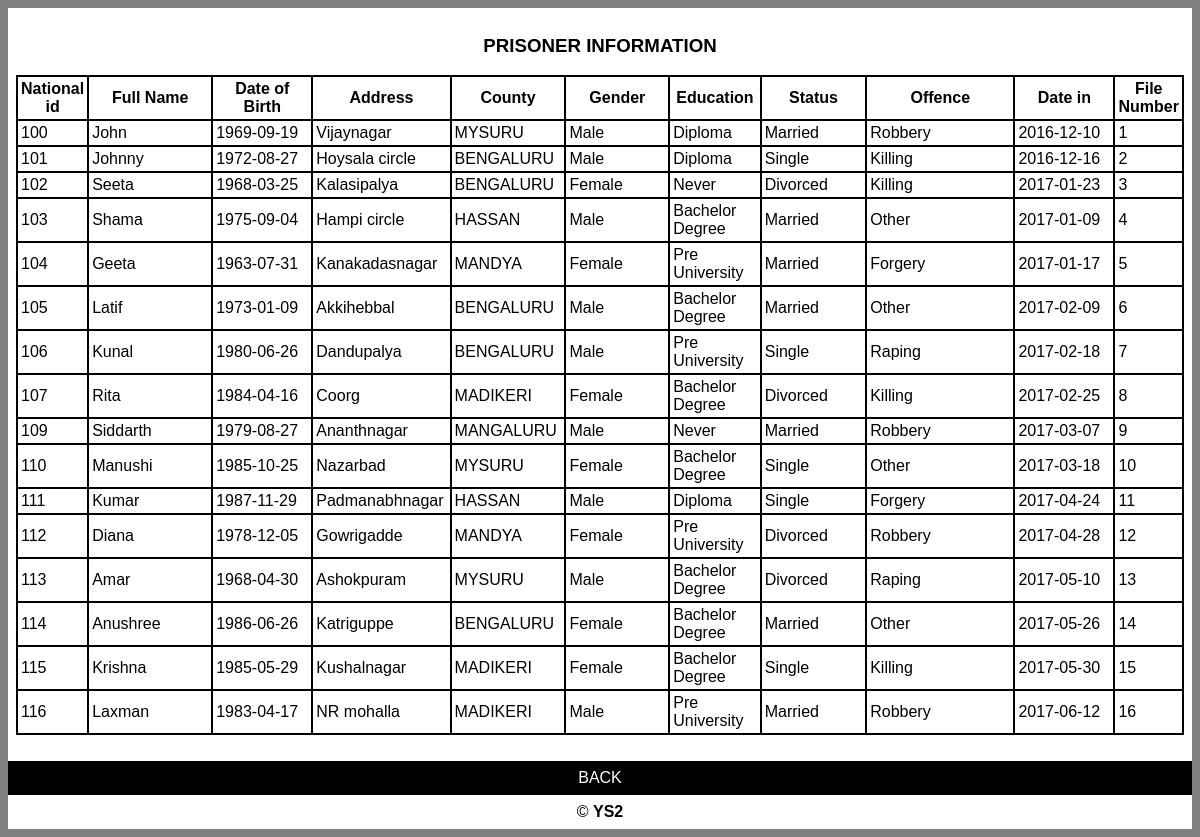
The page /bkp.php on the database its author committed.
### tables this page shows
CREATE TABLE `registration_bkp` (
  `id` int(10) NOT NULL DEFAULT '0',
  `Full_Name` varchar(23) NOT NULL,
  `DOB` date NOT NULL,
  `Address` varchar(20) NOT NULL,
  `County` varchar(20) NOT NULL,
  `Gender` varchar(20) NOT NULL,
  `Education` varchar(20) NOT NULL,
  `Marital` varchar(20) NOT NULL,
  `Offence` varchar(90) NOT NULL,
  `Date_in` date NOT NULL,
  `File_num` varchar(12) NOT NULL
);

### bkp.php (the view, shortened to what this page needs)
<html>
<head>
   <link rel="stylesheet" media="screen" href="login.css" >
</head>
<body>
	<table align='center' border='0' bgcolor='BLACK' width='100%' height='100%' cellpadding='8' cellspacing='0' height='200'>
          <tr>
            <td bgcolor='WHITE' valign='top'>
<?php
$db_name="prison";
$tbl_name="registration_bkp";
$conn=mysqli_connect("localhost", "root","") or die(mysqli_error());
mysqli_select_db($conn,"$db_name")or die("cannot connect");
$sel= mysqli_query($conn,"select * from $tbl_name");
echo"<table align='center' width='100%' border='0' cellpadding='3' cellspacing='2' bgcolor='black'>
<caption><h3>PRISONER INFORMATION</h3></caption>
<tr bgcolor='white'>
<th width='3%'>National id</th>
<th width='12%'>Full Name</th>
<th width='10%'>Date of Birth</th>
<th width='12%'>Address</th>
<th width='10%'>County</th>
<th width='10%'>Gender</th>
<th width='3%'>Education</th>
<th width='10%'>Status</th>
<th width='15%'>Offence</th>
<th width='13%'>Date in</th>
<th width='10%'>File Number</th>
</tr>";
   while($row=mysqli_fetch_array ($sel))
{
echo "<tr bgcolor='white'>";
echo  "<td width='3%'>".$row ['id']."</td>";
echo  "<td width='7%'>".$row ['Full_Name']."</td>";
echo  "<td width='10%'>".$row ['DOB']."</td>";
echo  "<td width='10%'>".$row ['Address']. "</td>";
echo  "<td width='10%'>".$row ['County']."</td>";
echo  "<td width='3%'>" .$row ['Gender']."</td>";
echo  "<td width='8%'>".$row ['Education']."</td>";
echo  "<td width='8'>".$row ['Marital']."</td>";
echo  "<td width='8%'>".$row ['Offence']. "</td>";
echo  "<td width='10%'>".$row ['Date_in']."</td>";
echo  "<td width='6%'>".$row ['File_num']."</td>";
echo "</tr>";
}
echo"</table>";
?>
<br/>
			</td>
          </tr>
          <tr>
			<td align="center" height='4%' bgcolor='black'><a href="adminpanel.php" target="_parent" >BACK <b>  </b></a>
          </tr>
           <tr>
            <td colspan='3' align='center' bgcolor='white' height='1'>
					&copy; <strong>
                YS2</strong></td>
          </tr>
	</table>
</body>
</head>
</html>

### login.css (style rules this page uses)
body { font: 14px/21px "Lucida Sans", "Lucida Grande", "Lucida Sans Unicode", sans-serif;background:gray; }
a { color:#fff; text-decoration:none; }

### rows shown on the page
registration_bkp: id "100", Full_Name "John", DOB "1969-09-19", Address "Vijaynagar", County "MYSURU", Gender "Male", Education "Diploma", Marital "Married", Offence "Robbery", Date_in "2016-12-10", File_num "1"
registration_bkp: id "101", Full_Name "Johnny", DOB "1972-08-27", Address "Hoysala circle", County "BENGALURU", Gender "Male", Education "Diploma", Marital "Single", Offence "Killing", Date_in "2016-12-16", File_num "2"
registration_bkp: id "102", Full_Name "Seeta", DOB "1968-03-25", Address "Kalasipalya", County "BENGALURU", Gender "Female", Education "Never", Marital "Divorced", Offence "Killing", Date_in "2017-01-23", File_num "3"
registration_bkp: id "103", Full_Name "Shama", DOB "1975-09-04", Address "Hampi circle", County "HASSAN", Gender "Male", Education "Bachelor Degree", Marital "Married", Offence "Other", Date_in "2017-01-09", File_num "4"
registration_bkp: id "104", Full_Name "Geeta", DOB "1963-07-31", Address "Kanakadasnagar", County "MANDYA", Gender "Female", Education "Pre University", Marital "Married", Offence "Forgery", Date_in "2017-01-17", File_num "5"
registration_bkp: id "105", Full_Name "Latif", DOB "1973-01-09", Address "Akkihebbal", County "BENGALURU", Gender "Male", Education "Bachelor Degree", Marital "Married", Offence "Other", Date_in "2017-02-09", File_num "6"
registration_bkp: id "106", Full_Name "Kunal", DOB "1980-06-26", Address "Dandupalya", County "BENGALURU", Gender "Male", Education "Pre University", Marital "Single", Offence "Raping", Date_in "2017-02-18", File_num "7"
registration_bkp: id "107", Full_Name "Rita", DOB "1984-04-16", Address "Coorg", County "MADIKERI", Gender "Female", Education "Bachelor Degree", Marital "Divorced", Offence "Killing", Date_in "2017-02-25", File_num "8"
registration_bkp: id "109", Full_Name "Siddarth", DOB "1979-08-27", Address "Ananthnagar", County "MANGALURU", Gender "Male", Education "Never", Marital "Married", Offence "Robbery", Date_in "2017-03-07", File_num "9"
registration_bkp: id "110", Full_Name "Manushi", DOB "1985-10-25", Address "Nazarbad", County "MYSURU", Gender "Female", Education "Bachelor Degree", Marital "Single", Offence "Other", Date_in "2017-03-18", File_num "10"
registration_bkp: id "111", Full_Name "Kumar", DOB "1987-11-29", Address "Padmanabhnagar", County "HASSAN", Gender "Male", Education "Diploma", Marital "Single", Offence "Forgery", Date_in "2017-04-24", File_num "11"
registration_bkp: id "112", Full_Name "Diana", DOB "1978-12-05", Address "Gowrigadde", County "MANDYA", Gender "Female", Education "Pre University", Marital "Divorced", Offence "Robbery", Date_in "2017-04-28", File_num "12"
registration_bkp: id "113", Full_Name "Amar", DOB "1968-04-30", Address "Ashokpuram", County "MYSURU", Gender "Male", Education "Bachelor Degree", Marital "Divorced", Offence "Raping", Date_in "2017-05-10", File_num "13"
registration_bkp: id "114", Full_Name "Anushree", DOB "1986-06-26", Address "Katriguppe", County "BENGALURU", Gender "Female", Education "Bachelor Degree", Marital "Married", Offence "Other", Date_in "2017-05-26", File_num "14"
registration_bkp: id "115", Full_Name "Krishna", DOB "1985-05-29", Address "Kushalnagar", County "MADIKERI", Gender "Female", Education "Bachelor Degree", Marital "Single", Offence "Killing", Date_in "2017-05-30", File_num "15"
registration_bkp: id "116", Full_Name "Laxman", DOB "1983-04-17", Address "NR mohalla", County "MADIKERI", Gender "Male", Education "Pre University", Marital "Married", Offence "Robbery", Date_in "2017-06-12", File_num "16"
